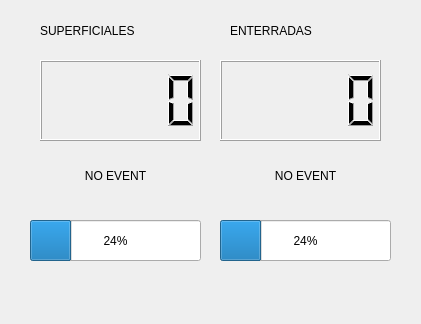
<?xml version="1.0" encoding="UTF-8"?>
<ui version="4.0">
 <class>RobotMonitor</class>
 <widget class="QDockWidget" name="RobotMonitor">
  <property name="geometry">
   <rect>
    <x>0</x>
    <y>0</y>
    <width>421</width>
    <height>324</height>
   </rect>
  </property>
  <property name="windowTitle">
   <string>DockWidget</string>
  </property>
  <widget class="QWidget" name="dockWidgetContents">
   <widget class="QLCDNumber" name="superficial_counter">
    <property name="geometry">
     <rect>
      <x>40</x>
      <y>60</y>
      <width>161</width>
      <height>81</height>
     </rect>
    </property>
   </widget>
   <widget class="QProgressBar" name="front_sensor_level">
    <property name="geometry">
     <rect>
      <x>30</x>
      <y>220</y>
      <width>171</width>
      <height>41</height>
     </rect>
    </property>
    <property name="value">
     <number>24</number>
    </property>
   </widget>
   <widget class="QLabel" name="label">
    <property name="geometry">
     <rect>
      <x>40</x>
      <y>20</y>
      <width>151</width>
      <height>21</height>
     </rect>
    </property>
    <property name="text">
     <string>SUPERFICIALES</string>
    </property>
   </widget>
   <widget class="QLabel" name="label_2">
    <property name="geometry">
     <rect>
      <x>230</x>
      <y>20</y>
      <width>151</width>
      <height>21</height>
     </rect>
    </property>
    <property name="text">
     <string>ENTERRADAS</string>
    </property>
   </widget>
   <widget class="QLCDNumber" name="burried_counter">
    <property name="geometry">
     <rect>
      <x>220</x>
      <y>60</y>
      <width>161</width>
      <height>81</height>
     </rect>
    </property>
   </widget>
   <widget class="QProgressBar" name="rear_sensor_level">
    <property name="geometry">
     <rect>
      <x>220</x>
      <y>220</y>
      <width>171</width>
      <height>41</height>
     </rect>
    </property>
    <property name="value">
     <number>24</number>
    </property>
   </widget>
   <widget class="QLabel" name="label_3">
    <property name="geometry">
     <rect>
      <x>40</x>
      <y>150</y>
      <width>151</width>
      <height>51</height>
     </rect>
    </property>
    <property name="text">
     <string>NO EVENT</string>
    </property>
    <property name="alignment">
     <set>Qt::AlignCenter</set>
    </property>
   </widget>
   <widget class="QLabel" name="label_4">
    <property name="geometry">
     <rect>
      <x>230</x>
      <y>150</y>
      <width>151</width>
      <height>51</height>
     </rect>
    </property>
    <property name="text">
     <string>NO EVENT</string>
    </property>
    <property name="alignment">
     <set>Qt::AlignCenter</set>
    </property>
   </widget>
  </widget>
 </widget>
 <resources/>
 <connections/>
</ui>
